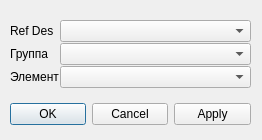
<?xml version="1.0" encoding="UTF-8"?>
<ui version="4.0">
 <class>Change_Element</class>
 <widget class="QDialog" name="Change_Element">
  <property name="windowModality">
   <enum>Qt::ApplicationModal</enum>
  </property>
  <property name="geometry">
   <rect>
    <x>0</x>
    <y>0</y>
    <width>262</width>
    <height>140</height>
   </rect>
  </property>
  <property name="minimumSize">
   <size>
    <width>262</width>
    <height>140</height>
   </size>
  </property>
  <property name="maximumSize">
   <size>
    <width>262</width>
    <height>140</height>
   </size>
  </property>
  <property name="windowTitle">
   <string>Изменить элемент</string>
  </property>
  <property name="windowIcon">
   <iconset resource="Resourses.qrc">
    <normaloff>:/images/Logo.png</normaloff>:/images/Logo.png</iconset>
  </property>
  <property name="modal">
   <bool>true</bool>
  </property>
  <widget class="QWidget" name="formLayoutWidget">
   <property name="geometry">
    <rect>
     <x>10</x>
     <y>20</y>
     <width>241</width>
     <height>71</height>
    </rect>
   </property>
   <layout class="QFormLayout" name="formLayout">
    <property name="horizontalSpacing">
     <number>1</number>
    </property>
    <property name="verticalSpacing">
     <number>1</number>
    </property>
    <item row="0" column="0">
     <widget class="QLabel" name="label">
      <property name="text">
       <string>Ref Des</string>
      </property>
     </widget>
    </item>
    <item row="0" column="1">
     <widget class="QComboBox" name="ref_box"/>
    </item>
    <item row="1" column="0">
     <widget class="QLabel" name="label_2">
      <property name="text">
       <string>Группа</string>
      </property>
     </widget>
    </item>
    <item row="1" column="1">
     <widget class="QComboBox" name="comboBox"/>
    </item>
    <item row="2" column="0">
     <widget class="QLabel" name="label_3">
      <property name="text">
       <string>Элемент</string>
      </property>
     </widget>
    </item>
    <item row="2" column="1">
     <widget class="QComboBox" name="comboBox_2"/>
    </item>
   </layout>
  </widget>
  <widget class="QDialogButtonBox" name="buttonBox">
   <property name="geometry">
    <rect>
     <x>10</x>
     <y>100</y>
     <width>241</width>
     <height>28</height>
    </rect>
   </property>
   <property name="standardButtons">
    <set>QDialogButtonBox::Apply|QDialogButtonBox::Cancel|QDialogButtonBox::Ok</set>
   </property>
   <property name="centerButtons">
    <bool>true</bool>
   </property>
  </widget>
 </widget>
 <resources>
  <include location="Resourses.qrc"/>
 </resources>
 <connections/>
</ui>
